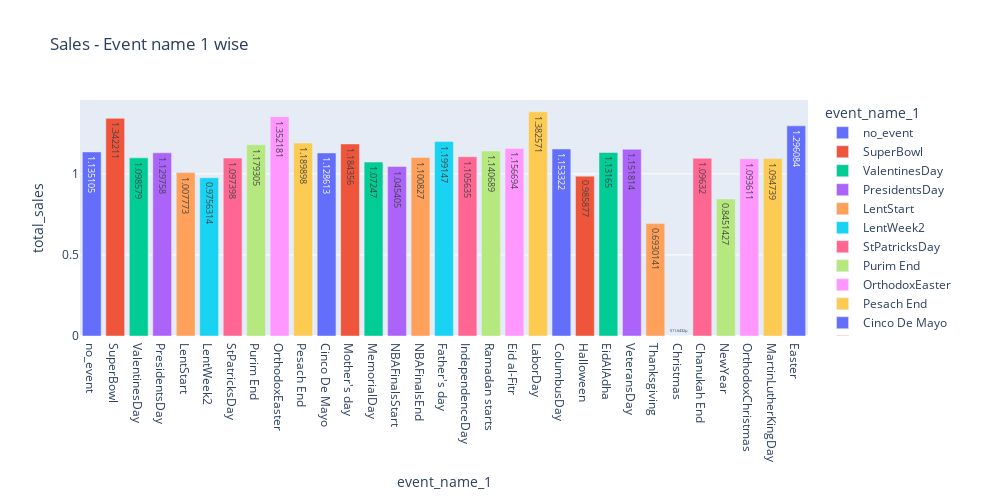

Notebook cell for this chart:
### Code cell
fig = px.bar(sales, x="event_name_1", y="total_sales", color="event_name_1", title="Sales - Event name 1 wise",text_auto=True)
fig.update_layout(width=1000, height=500)
fig.show()

### Figure 1 — Plotly figure (JSON) as saved in the notebook; plotly's stock layout.template omitted (floating-point values rounded to 4 significant figures)
{"data": [{"alignmentgroup": "True", "hovertemplate": "event_name_1=%{x}<br>total_sales=%{y}<extra></extra>", "legendgroup": "no_event", "marker": {"color": "#636efa", "pattern": {"shape": ""}}, "name": "no_event", "offsetgroup": "no_event", "orientation": "v", "showlegend": true, "textposition": "auto", "texttemplate": "%{y}", "type": "bar", "x": ["no_event"], "xaxis": "x", "y": [1.135], "yaxis": "y"}, {"alignmentgroup": "True", "hovertemplate": "event_name_1=%{x}<br>total_sales=%{y}<extra></extra>", "legendgroup": "SuperBowl", "marker": {"color": "#EF553B", "pattern": {"shape": ""}}, "name": "SuperBowl", "offsetgroup": "SuperBowl", "orientation": "v", "showlegend": true, "textposition": "auto", "texttemplate": "%{y}", "type": "bar", "x": ["SuperBowl"], "xaxis": "x", "y": [1.342], "yaxis": "y"}, {"alignmentgroup": "True", "hovertemplate": "event_name_1=%{x}<br>total_sales=%{y}<extra></extra>", "legendgroup": "ValentinesDay", "marker": {"color": "#00cc96", "pattern": {"shape": ""}}, "name": "ValentinesDay", "offsetgroup": "ValentinesDay", "orientation": "v", "showlegend": true, "textposition": "auto", "texttemplate": "%{y}", "type": "bar", "x": ["ValentinesDay"], "xaxis": "x", "y": [1.099], "yaxis": "y"}, {"alignmentgroup": "True", "hovertemplate": "event_name_1=%{x}<br>total_sales=%{y}<extra></extra>", "legendgroup": "PresidentsDay", "marker": {"color": "#ab63fa", "pattern": {"shape": ""}}, "name": "PresidentsDay", "offsetgroup": "PresidentsDay", "orientation": "v", "showlegend": true, "textposition": "auto", "texttemplate": "%{y}", "type": "bar", "x": ["PresidentsDay"], "xaxis": "x", "y": [1.13], "yaxis": "y"}, {"alignmentgroup": "True", "hovertemplate": "event_name_1=%{x}<br>total_sales=%{y}<extra></extra>", "legendgroup": "LentStart", "marker": {"color": "#FFA15A", "pattern": {"shape": ""}}, "name": "LentStart", "offsetgroup": "LentStart", "orientation": "v", "showlegend": true, "textposition": "auto", "texttemplate": "%{y}", "type": "bar", "x": ["LentStart"], "xaxis": "x", "y": [1.008], "yaxis": "y"}, {"alignmentgroup": "True", "hovertemplate": "event_name_1=%{x}<br>total_sales=%{y}<extra></extra>", "legendgroup": "LentWeek2", "marker": {"color": "#19d3f3", "pattern": {"shape": ""}}, "name": "LentWeek2", "offsetgroup": "LentWeek2", "orientation": "v", "showlegend": true, "textposition": "auto", "texttemplate": "%{y}", "type": "bar", "x": ["LentWeek2"], "xaxis": "x", "y": [0.9756], "yaxis": "y"}, {"alignmentgroup": "True", "hovertemplate": "event_name_1=%{x}<br>total_sales=%{y}<extra></extra>", "legendgroup": "StPatricksDay", "marker": {"color": "#FF6692", "pattern": {"shape": ""}}, "name": "StPatricksDay", "offsetgroup": "StPatricksDay", "orientation": "v", "showlegend": true, "textposition": "auto", "texttemplate": "%{y}", "type": "bar", "x": ["StPatricksDay"], "xaxis": "x", "y": [1.097], "yaxis": "y"}, {"alignmentgroup": "True", "hovertemplate": "event_name_1=%{x}<br>total_sales=%{y}<extra></extra>", "legendgroup": "Purim End", "marker": {"color": "#B6E880", "pattern": {"shape": ""}}, "name": "Purim End", "offsetgroup": "Purim End", "orientation": "v", "showlegend": true, "textposition": "auto", "texttemplate": "%{y}", "type": "bar", "x": ["Purim End"], "xaxis": "x", "y": [1.179], "yaxis": "y"}, {"alignmentgroup": "True", "hovertemplate": "event_name_1=%{x}<br>total_sales=%{y}<extra></extra>", "legendgroup": "OrthodoxEaster", "marker": {"color": "#FF97FF", "pattern": {"shape": ""}}, "name": "OrthodoxEaster", "offsetgroup": "OrthodoxEaster", "orientation": "v", "showlegend": true, "textposition": "auto", "texttemplate": "%{y}", "type": "bar", "x": ["OrthodoxEaster"], "xaxis": "x", "y": [1.352], "yaxis": "y"}, {"alignmentgroup": "True", "hovertemplate": "event_name_1=%{x}<br>total_sales=%{y}<extra></extra>", "legendgroup": "Pesach End", "marker": {"color": "#FECB52", "pattern": {"shape": ""}}, "name": "Pesach End", "offsetgroup": "Pesach End", "orientation": "v", "showlegend": true, "textposition": "auto", "texttemplate": "%{y}", "type": "bar", "x": ["Pesach End"], "xaxis": "x", "y": [1.19], "yaxis": "y"}, {"alignmentgroup": "True", "hovertemplate": "event_name_1=%{x}<br>total_sales=%{y}<extra></extra>", "legendgroup": "Cinco De Mayo", "marker": {"color": "#636efa", "pattern": {"shape": ""}}, "name": "Cinco De Mayo", "offsetgroup": "Cinco De Mayo", "orientation": "v", "showlegend": true, "textposition": "auto", "texttemplate": "%{y}", "type": "bar", "x": ["Cinco De Mayo"], "xaxis": "x", "y": [1.129], "yaxis": "y"}, {"alignmentgroup": "True", "hovertemplate": "event_name_1=%{x}<br>total_sales=%{y}<extra></extra>", "legendgroup": "Mother's day", "marker": {"color": "#EF553B", "pattern": {"shape": ""}}, "name": "Mother's day", "offsetgroup": "Mother's day", "orientation": "v", "showlegend": true, "textposition": "auto", "texttemplate": "%{y}", "type": "bar", "x": ["Mother's day"], "xaxis": "x", "y": [1.184], "yaxis": "y"}, {"alignmentgroup": "True", "hovertemplate": "event_name_1=%{x}<br>total_sales=%{y}<extra></extra>", "legendgroup": "MemorialDay", "marker": {"color": "#00cc96", "pattern": {"shape": ""}}, "name": "MemorialDay", "offsetgroup": "MemorialDay", "orientation": "v", "showlegend": true, "textposition": "auto", "texttemplate": "%{y}", "type": "bar", "x": ["MemorialDay"], "xaxis": "x", "y": [1.072], "yaxis": "y"}, {"alignmentgroup": "True", "hovertemplate": "event_name_1=%{x}<br>total_sales=%{y}<extra></extra>", "legendgroup": "NBAFinalsStart", "marker": {"color": "#ab63fa", "pattern": {"shape": ""}}, "name": "NBAFinalsStart", "offsetgroup": "NBAFinalsStart", "orientation": "v", "showlegend": true, "textposition": "auto", "texttemplate": "%{y}", "type": "bar", "x": ["NBAFinalsStart"], "xaxis": "x", "y": [1.045], "yaxis": "y"}, {"alignmentgroup": "True", "hovertemplate": "event_name_1=%{x}<br>total_sales=%{y}<extra></extra>", "legendgroup": "NBAFinalsEnd", "marker": {"color": "#FFA15A", "pattern": {"shape": ""}}, "name": "NBAFinalsEnd", "offsetgroup": "NBAFinalsEnd", "orientation": "v", "showlegend": true, "textposition": "auto", "texttemplate": "%{y}", "type": "bar", "x": ["NBAFinalsEnd"], "xaxis": "x", "y": [1.101], "yaxis": "y"}, {"alignmentgroup": "True", "hovertemplate": "event_name_1=%{x}<br>total_sales=%{y}<extra></extra>", "legendgroup": "Father's day", "marker": {"color": "#19d3f3", "pattern": {"shape": ""}}, "name": "Father's day", "offsetgroup": "Father's day", "orientation": "v", "showlegend": true, "textposition": "auto", "texttemplate": "%{y}", "type": "bar", "x": ["Father's day"], "xaxis": "x", "y": [1.199], "yaxis": "y"}, {"alignmentgroup": "True", "hovertemplate": "event_name_1=%{x}<br>total_sales=%{y}<extra></extra>", "legendgroup": "IndependenceDay", "marker": {"color": "#FF6692", "pattern": {"shape": ""}}, "name": "IndependenceDay", "offsetgroup": "IndependenceDay", "orientation": "v", "showlegend": true, "textposition": "auto", "texttemplate": "%{y}", "type": "bar", "x": ["IndependenceDay"], "xaxis": "x", "y": [1.106], "yaxis": "y"}, {"alignmentgroup": "True", "hovertemplate": "event_name_1=%{x}<br>total_sales=%{y}<extra></extra>", "legendgroup": "Ramadan starts", "marker": {"color": "#B6E880", "pattern": {"shape": ""}}, "name": "Ramadan starts", "offsetgroup": "Ramadan starts", "orientation": "v", "showlegend": true, "textposition": "auto", "texttemplate": "%{y}", "type": "bar", "x": ["Ramadan starts"], "xaxis": "x", "y": [1.141], "yaxis": "y"}, {"alignmentgroup": "True", "hovertemplate": "event_name_1=%{x}<br>total_sales=%{y}<extra></extra>", "legendgroup": "Eid al-Fitr", "marker": {"color": "#FF97FF", "pattern": {"shape": ""}}, "name": "Eid al-Fitr", "offsetgroup": "Eid al-Fitr", "orientation": "v", "showlegend": true, "textposition": "auto", "texttemplate": "%{y}", "type": "bar", "x": ["Eid al-Fitr"], "xaxis": "x", "y": [1.157], "yaxis": "y"}, {"alignmentgroup": "True", "hovertemplate": "event_name_1=%{x}<br>total_sales=%{y}<extra></extra>", "legendgroup": "LaborDay", "marker": {"color": "#FECB52", "pattern": {"shape": ""}}, "name": "LaborDay", "offsetgroup": "LaborDay", "orientation": "v", "showlegend": true, "textposition": "auto", "texttemplate": "%{y}", "type": "bar", "x": ["LaborDay"], "xaxis": "x", "y": [1.383], "yaxis": "y"}, {"alignmentgroup": "True", "hovertemplate": "event_name_1=%{x}<br>total_sales=%{y}<extra></extra>", "legendgroup": "ColumbusDay", "marker": {"color": "#636efa", "pattern": {"shape": ""}}, "name": "ColumbusDay", "offsetgroup": "ColumbusDay", "orientation": "v", "showlegend": true, "textposition": "auto", "texttemplate": "%{y}", "type": "bar", "x": ["ColumbusDay"], "xaxis": "x", "y": [1.153], "yaxis": "y"}, {"alignmentgroup": "True", "hovertemplate": "event_name_1=%{x}<br>total_sales=%{y}<extra></extra>", "legendgroup": "Halloween", "marker": {"color": "#EF553B", "pattern": {"shape": ""}}, "name": "Halloween", "offsetgroup": "Halloween", "orientation": "v", "showlegend": true, "textposition": "auto", "texttemplate": "%{y}", "type": "bar", "x": ["Halloween"], "xaxis": "x", "y": [0.9859], "yaxis": "y"}, {"alignmentgroup": "True", "hovertemplate": "event_name_1=%{x}<br>total_sales=%{y}<extra></extra>", "legendgroup": "EidAlAdha", "marker": {"color": "#00cc96", "pattern": {"shape": ""}}, "name": "EidAlAdha", "offsetgroup": "EidAlAdha", "orientation": "v", "showlegend": true, "textposition": "auto", "texttemplate": "%{y}", "type": "bar", "x": ["EidAlAdha"], "xaxis": "x", "y": [1.132], "yaxis": "y"}, {"alignmentgroup": "True", "hovertemplate": "event_name_1=%{x}<br>total_sales=%{y}<extra></extra>", "legendgroup": "VeteransDay", "marker": {"color": "#ab63fa", "pattern": {"shape": ""}}, "name": "VeteransDay", "offsetgroup": "VeteransDay", "orientation": "v", "showlegend": true, "textposition": "auto", "texttemplate": "%{y}", "type": "bar", "x": ["VeteransDay"], "xaxis": "x", "y": [1.152], "yaxis": "y"}, {"alignmentgroup": "True", "hovertemplate": "event_name_1=%{x}<br>total_sales=%{y}<extra></extra>", "legendgroup": "Thanksgiving", "marker": {"color": "#FFA15A", "pattern": {"shape": ""}}, "name": "Thanksgiving", "offsetgroup": "Thanksgiving", "orientation": "v", "showlegend": true, "textposition": "auto", "texttemplate": "%{y}", "type": "bar", "x": ["Thanksgiving"], "xaxis": "x", "y": [0.693], "yaxis": "y"}, {"alignmentgroup": "True", "hovertemplate": "event_name_1=%{x}<br>total_sales=%{y}<extra></extra>", "legendgroup": "Christmas", "marker": {"color": "#19d3f3", "pattern": {"shape": ""}}, "name": "Christmas", "offsetgroup": "Christmas", "orientation": "v", "showlegend": true, "textposition": "auto", "texttemplate": "%{y}", "type": "bar", "x": ["Christmas"], "xaxis": "x", "y": [0.0005116], "yaxis": "y"}, {"alignmentgroup": "True", "hovertemplate": "event_name_1=%{x}<br>total_sales=%{y}<extra></extra>", "legendgroup": "Chanukah End", "marker": {"color": "#FF6692", "pattern": {"shape": ""}}, "name": "Chanukah End", "offsetgroup": "Chanukah End", "orientation": "v", "showlegend": true, "textposition": "auto", "texttemplate": "%{y}", "type": "bar", "x": ["Chanukah End"], "xaxis": "x", "y": [1.096], "yaxis": "y"}, {"alignmentgroup": "True", "hovertemplate": "event_name_1=%{x}<br>total_sales=%{y}<extra></extra>", "legendgroup": "NewYear", "marker": {"color": "#B6E880", "pattern": {"shape": ""}}, "name": "NewYear", "offsetgroup": "NewYear", "orientation": "v", "showlegend": true, "textposition": "auto", "texttemplate": "%{y}", "type": "bar", "x": ["NewYear"], "xaxis": "x", "y": [0.8451], "yaxis": "y"}, {"alignmentgroup": "True", "hovertemplate": "event_name_1=%{x}<br>total_sales=%{y}<extra></extra>", "legendgroup": "OrthodoxChristmas", "marker": {"color": "#FF97FF", "pattern": {"shape": ""}}, "name": "OrthodoxChristmas", "offsetgroup": "OrthodoxChristmas", "orientation": "v", "showlegend": true, "textposition": "auto", "texttemplate": "%{y}", "type": "bar", "x": ["OrthodoxChristmas"], "xaxis": "x", "y": [1.094], "yaxis": "y"}, {"alignmentgroup": "True", "hovertemplate": "event_name_1=%{x}<br>total_sales=%{y}<extra></extra>", "legendgroup": "MartinLutherKingDay", "marker": {"color": "#FECB52", "pattern": {"shape": ""}}, "name": "MartinLutherKingDay", "offsetgroup": "MartinLutherKingDay", "orientation": "v", "showlegend": true, "textposition": "auto", "texttemplate": "%{y}", "type": "bar", "x": ["MartinLutherKingDay"], "xaxis": "x", "y": [1.095], "yaxis": "y"}, {"alignmentgroup": "True", "hovertemplate": "event_name_1=%{x}<br>total_sales=%{y}<extra></extra>", "legendgroup": "Easter", "marker": {"color": "#636efa", "pattern": {"shape": ""}}, "name": "Easter", "offsetgroup": "Easter", "orientation": "v", "showlegend": true, "textposition": "auto", "texttemplate": "%{y}", "type": "bar", "x": ["Easter"], "xaxis": "x", "y": [1.296], "yaxis": "y"}], "layout": {"barmode": "relative", "height": 500, "legend": {"title": {"text": "event_name_1"}, "tracegroupgap": 0}, "title": {"text": "Sales - Event name 1 wise"}, "width": 1000, "xaxis": {"anchor": "y", "categoryarray": ["no_event", "SuperBowl", "ValentinesDay", "PresidentsDay", "LentStart", "LentWeek2", "StPatricksDay", "Purim End", "OrthodoxEaster", "Pesach End", "Cinco De Mayo", "Mother's day", "MemorialDay", "NBAFinalsStart", "NBAFinalsEnd", "Father's day", "IndependenceDay", "Ramadan starts", "Eid al-Fitr", "LaborDay", "ColumbusDay", "Halloween", "EidAlAdha", "VeteransDay", "Thanksgiving", "Christmas", "Chanukah End", "NewYear", "OrthodoxChristmas", "MartinLutherKingDay", "Easter"], "categoryorder": "array", "domain": [0, 1], "title": {"text": "event_name_1"}}, "yaxis": {"anchor": "x", "domain": [0, 1], "title": {"text": "total_sales"}}}}
